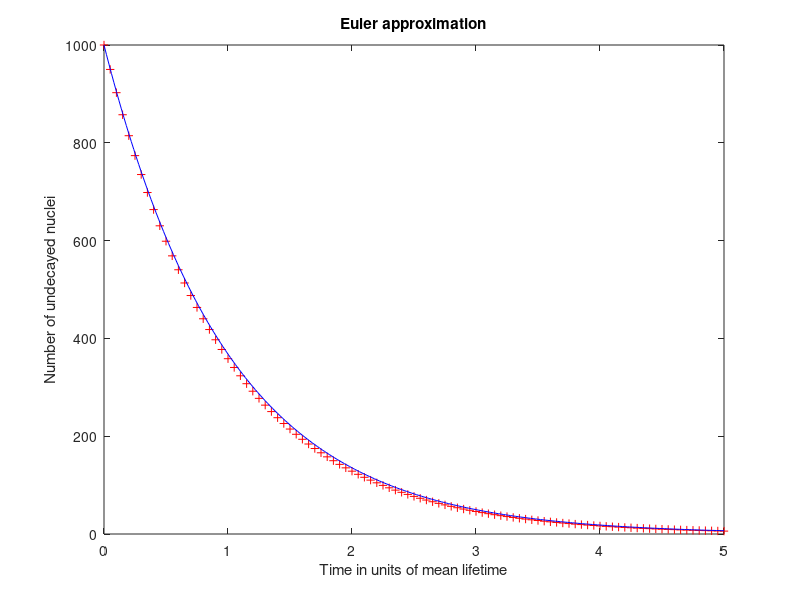

This figure's MATLAB source:
% Radioactive decay by Kevin Berwick (slight changes by Denes Molnar)
% based on 'Computational Physics' book by N Giordano and H Nakanishi
% Section 1.2 p2
%
% Solves dN/dt = -N/tau, with initial condition N(t=0) = N0
%
clear;
%
% Set parameters of the calculation. Inputs could also be read from terminal via 'input'
%
% initial condition
N0 = 1000; 
% mean lifetime, measured in units of mean life time => tau = 1
tau = 1;
% time step, in units of tau
dt = 0.05;
% number of time steps to calculate
nsteps = 100;
%
% Initialize N_i and t_i as vectors of dimension nsteps+1, with values being all zeros
N_nuclei = zeros(nsteps + 1, 1);
time = zeros(nsteps + 1, 1);
% set initial conditions by assigning the values of N(1), t(1)
N_nuclei(1) = N0;
time(1) = 0;
%
% Loop over timesteps and calculate the numerical solution via Euler approximation
for i = 1:nsteps
	N_nuclei(i+1) = N_nuclei(i) - N_nuclei(i)/tau*dt;
	time(i+1) = time(i) + dt;
end
%
% For comparison, calculate exact solution as a vector, in one shot
tvalues = 0:0.02:5;
N_exact = N0 * exp(-tvalues/tau);
%
% Plot both Euler and exact solutions
plot(time, N_nuclei, 'r+', tvalues, N_exact, 'b', 'MarkerSize', 2);
xlabel('Time in units of mean lifetime')
ylabel('Number of undecayed nuclei')
title('Euler approximation')

%EOF